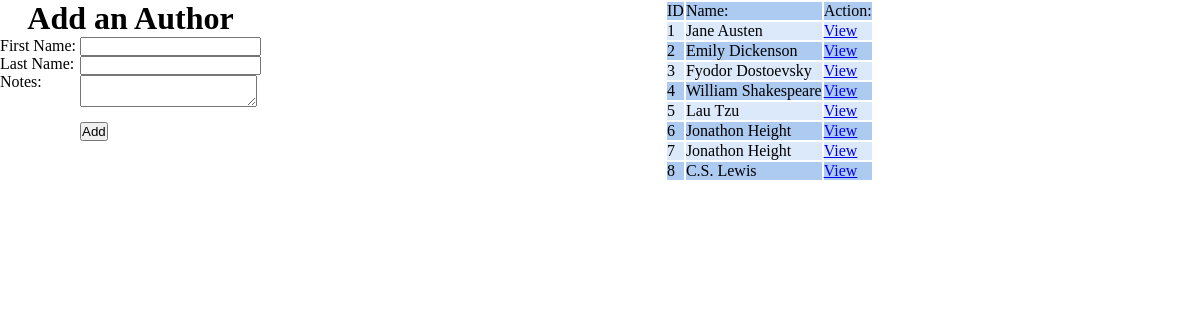
The app's page /authors with its own data.
### books_authors_app/models.py (models this page shows)
class Author(models.Model):
    first_name = models.CharField(max_length=255)
    last_name = models.CharField(max_length=255)
    notes = models.TextField()
    books = models.ManyToManyField(Book, related_name="authors")
    created_at = models.DateTimeField(auto_now_add=True)
    updated_at = models.DateTimeField(auto_now=True)

### books_authors_app/views.py (the view, shortened to what this page needs)
# urls.py: path('authors', views.addAuthor),
def addAuthor(request):
    context = {
        'authors': Author.objects.all()
    }
    return render(request, 'add_author.html', context)

### books_authors_app/templates/add_author.html (shortened to what this page needs)
<!DOCTYPE html>
<html lang="en">
<head>
    {% load static %}
    <link rel="stylesheet" href="{% static 'css/styles.css' %}">
</head>
<body>
    <div id="wrapper">
        <div id="add_cont">
            <form action="authors" method="post">
                <h1>Add an Author</h1>
                <div>
                    <label>First Name:</label>
                    <label>Last Name:</label>
                    <label>Notes:</label>
                </div>
                <div>
                    <input type="text" name="first_name_txt">
                    <input type="text" name="last_name_txt">
                    <textarea name="notes_txt"></textarea>
                    <input id="add_btn" type="submit" value="Add">
                </div>
            </form>
        </div>
        <div id="list_cont">
            <table id="listtable">
                <tr>
                    <td>ID</td>
                    <td>Name:</td>
                    <td>Action:</td>
                </tr>
                    {% for author in authors %}
                <tr>
                    <td>{{author.id}}</td>
                    <td>{{author.first_name}} {{author.last_name}}</td>
                    <td><a href="authors/{{author.id}}">View</a></td>
                    {% endfor %}
                </tr>
            </table>
        </div>
    </div>
</body>
</html>

### books_authors_app/static/css/styles.css (style rules this page uses)
* { margin:0px; padding:0px; }
#wrapper div { display:inline-block; vertical-align: top; }
#list_cont { margin-left:400px; }
#add_cont h1 { text-align:center; }
#add_cont div { display:inline-block; vertical-align:top; }
#add_cont div * { display:block; }
#add_btn { margin-top:15px; }
#listtable tr:nth-child(odd) { background: #adcaf1; }
#listtable tr:nth-child(even) { background: #dce9fa; }

### records on screen
Author: id "1", first_name "Jane", last_name "Austen"
Author: id "2", first_name "Emily", last_name "Dickenson"
Author: id "3", first_name "Fyodor", last_name "Dostoevsky"
Author: id "4", first_name "William", last_name "Shakespeare"
Author: id "5", first_name "Lau", last_name "Tzu"
Author: id "6", first_name "Jonathon", last_name "Height"
Author: id "7", first_name "Jonathon", last_name "Height"
Author: id "8", first_name "C.S.", last_name "Lewis"
